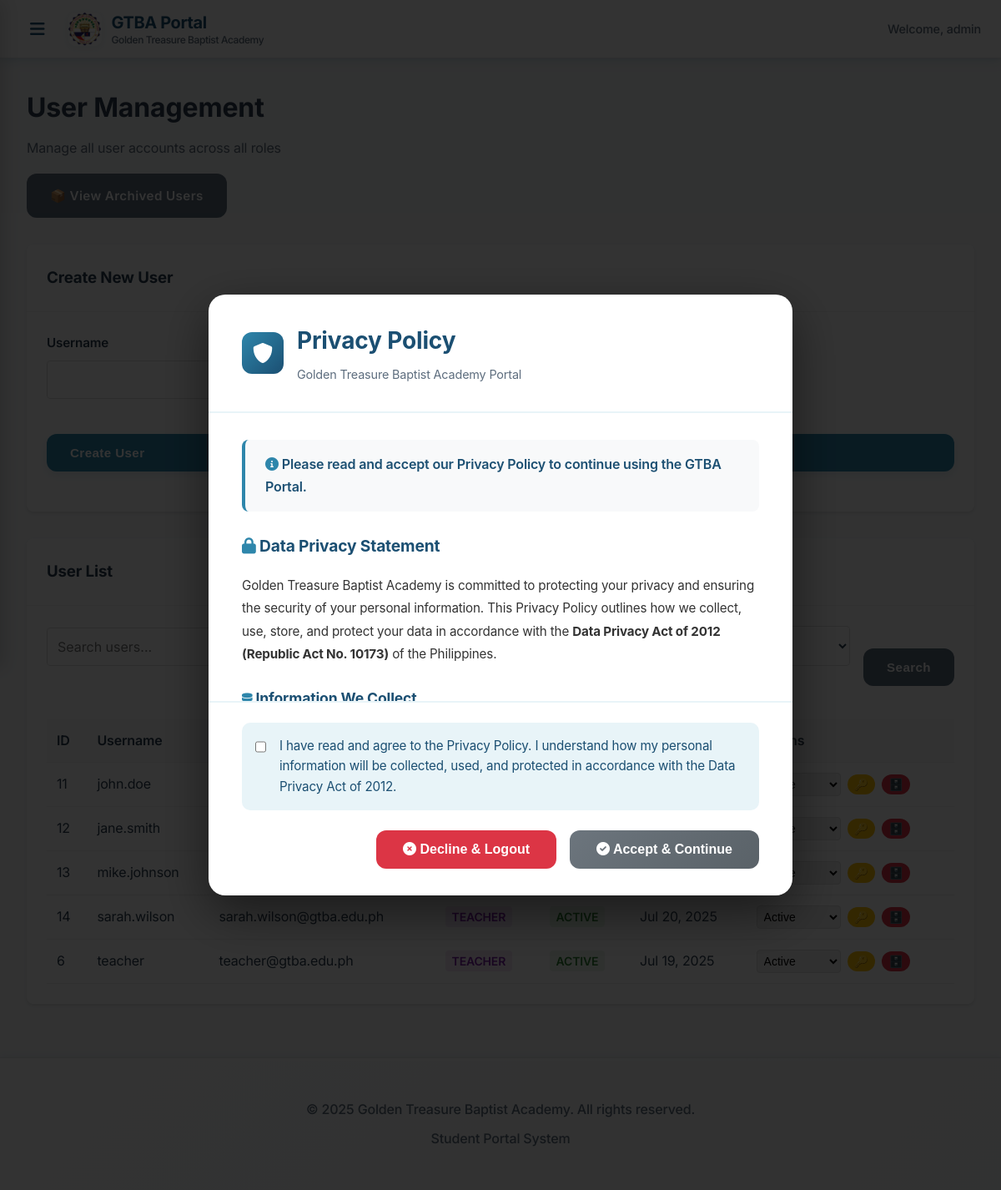
Page /admin/users.php?role=teacher (signed in) on the earlier database version.
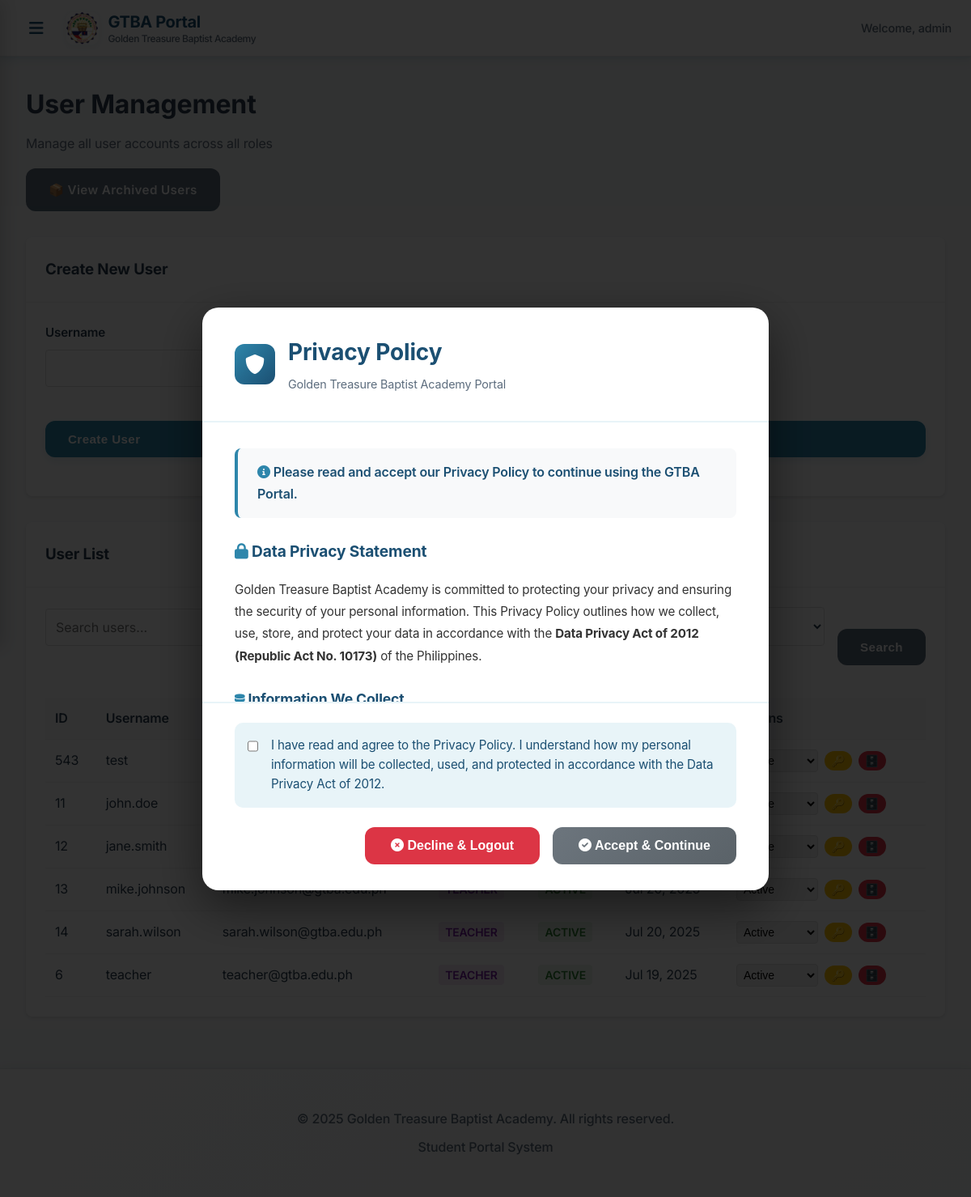
Same page on the later database version.
### tables this page shows
CREATE TABLE `users` (
  `id` int NOT NULL,
  `username` varchar(50) NOT NULL,
  `email` varchar(100) NOT NULL,
  `profile_picture` varchar(255) DEFAULT NULL,
  `password` varchar(255) NOT NULL,
  `role_id` int NOT NULL,
  `is_active` tinyint(1) DEFAULT '1',
  `archived_at` timestamp NULL DEFAULT NULL,
  `privacy_policy_accepted` tinyint(1) DEFAULT '0',
  `privacy_policy_accepted_at` timestamp NULL DEFAULT NULL,
  `privacy_policy_ip_address` varchar(45) DEFAULT NULL,
  `email_verified_at` timestamp NULL DEFAULT NULL,
  `remember_token` varchar(100) DEFAULT NULL,
  `created_at` timestamp NULL DEFAULT CURRENT_TIMESTAMP,
  `updated_at` timestamp NULL DEFAULT CURRENT_TIMESTAMP ON UPDATE CURRENT_TIMESTAMP
);

CREATE TABLE `roles` (
  `id` int NOT NULL,
  `name` varchar(50) NOT NULL,
  `display_name` varchar(100) NOT NULL,
  `description` text,
  `permissions` json DEFAULT NULL,
  `created_at` timestamp NULL DEFAULT CURRENT_TIMESTAMP,
  `updated_at` timestamp NULL DEFAULT CURRENT_TIMESTAMP ON UPDATE CURRENT_TIMESTAMP
);

### admin/users.php (the view, shortened to what the changed rows need)
<?php
$database = new Database();
$conn = $database->connect();
$page = isset($_GET['page']) ? (int)$_GET['page'] : 1;
$limit = 20;
$offset = ($page - 1) * $limit;
$role_filter = $_GET['role'] ?? '';
$where_conditions = [];
$params = [];
$where_conditions[] = "u.archived_at IS NULL";
if (!empty($role_filter)) {
    $where_conditions[] = "r.name = ?";
    $params[] = $role_filter;
}
$where_clause = !empty($where_conditions) ? 'WHERE ' . implode(' AND ', $where_conditions) : '';
$sql = "SELECT u.*, r.name as role, r.display_name as role_display,
               CASE WHEN u.is_active = 1 THEN 'active' ELSE 'inactive' END as status
        FROM users u
        LEFT JOIN roles r ON u.role_id = r.id
        $where_clause
        ORDER BY u.created_at DESC
        LIMIT $limit OFFSET $offset";
$stmt = $conn->prepare($sql);
$stmt->execute($params);
$users = $stmt->fetchAll(PDO::FETCH_ASSOC);
?>
<div class="admin-header">
    <h1>User Management</h1>
</div>
<div class="card">
    <div class="card-body">
        <div class="table-container">
            <table class="data-table">
                <thead>
                    <tr>
                        <th>ID</th>
                        <th>Username</th>
                        <th>Email</th>
                        <th>Role</th>
                        <th>Status</th>
                        <th>Created</th>
                        <th>Actions</th>
                    </tr>
                </thead>
                <tbody>
                    <?php foreach ($users as $user): ?>
                        <tr>
                            <td><?php echo $user['id']; ?></td>
                            <td><?php echo htmlspecialchars($user['username'] ?? ''); ?></td>
                            <td><?php echo htmlspecialchars($user['email'] ?? ''); ?></td>
                            <td>
                                <span class="role-badge role-<?php echo $user['role'] ?? 'student'; ?>">
                                    <?php echo ucfirst($user['role_display'] ?? $user['role'] ?? 'student'); ?>
                                </span>
                            </td>
                            <td>
                                <span class="status-badge status-<?php echo $user['status'] ?? 'active'; ?>">
                                    <?php echo ucfirst($user['status'] ?? 'active'); ?>
                                </span>
                            </td>
                            <td><?php echo date('M j, Y', strtotime($user['created_at'])); ?></td>
                            <td>
                                <div class="action-buttons">
                                    <form method="POST" style="display: inline;">
                                        <select name="status" onchange="this.form.submit()" class="status-select">
                                            <option value="active" <?php echo ($user['status'] ?? 'active') === 'active' ? 'selected' : ''; ?>>Active</option>
                                        </select>
                                    </form>
                                    <form method="POST" style="display: inline;" onsubmit="return confirm('Reset password for this user?')">
                                        <button type="submit" class="btn btn-sm btn-warning" title="Reset Password">🔑</button>
                                    </form>
                                    <form method="POST" style="display: inline;" onsubmit="return confirm('Are you sure you want to archive this user? They will be moved to archived users.')">
                                        <button type="submit" class="btn btn-sm btn-danger" title="Archive User">🗄️</button>
                                    </form>
                                </div>
                            </td>
                        </tr>
                    <?php endforeach; ?>
                </tbody>
            </table>
        </div>
    </div>
</div>
<?php
$content = ob_get_clean();
include '../includes/header.php';
echo $content;
include '../includes/footer.php';
?>

Differences in the rows shown:
added users: id "543", username "test", status "Active"
